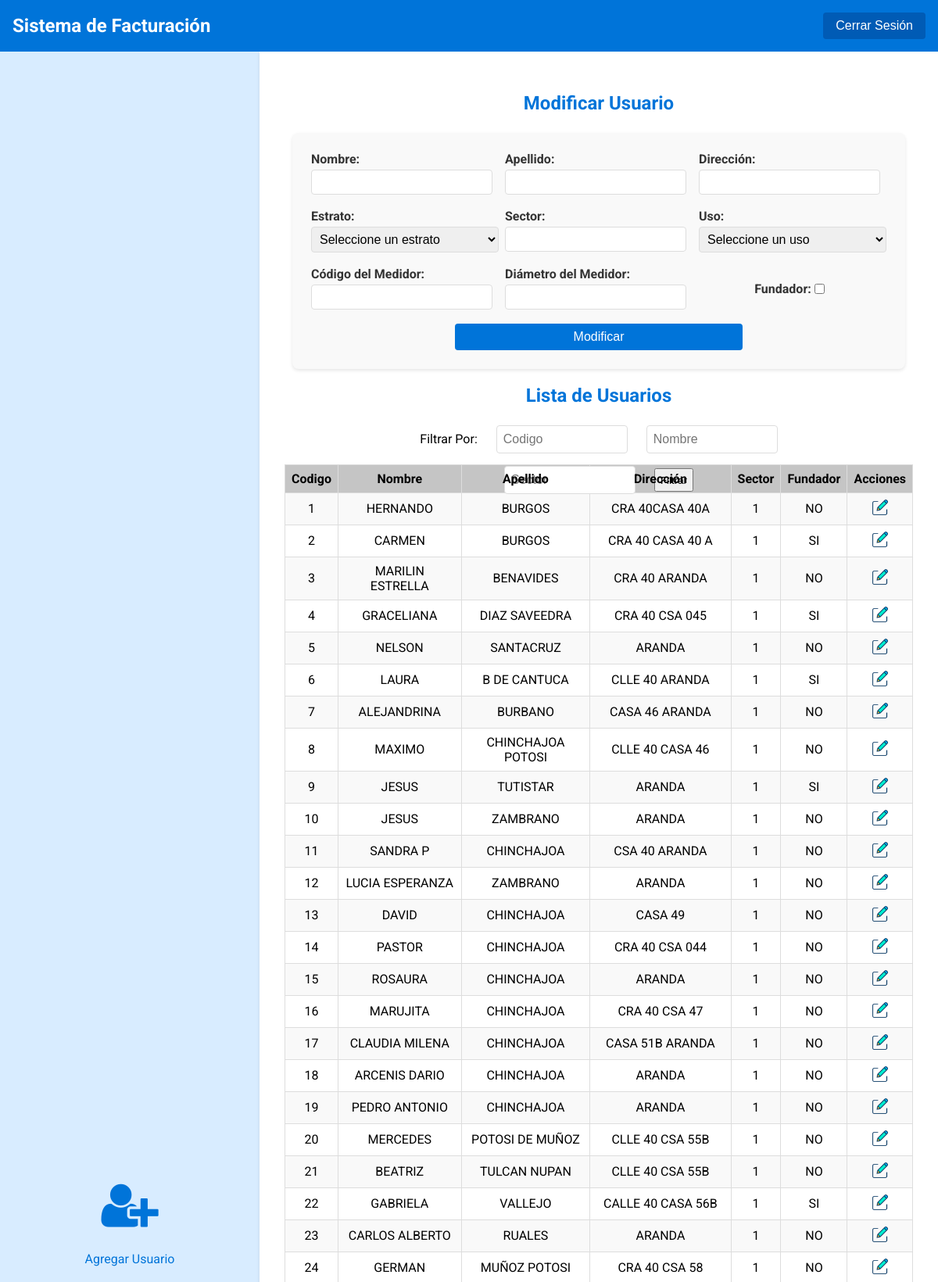
/modificar-usuario.php (upper part), run on the app's committed database.
### tables this page shows
CREATE TABLE `clientes` (
  `codigo` int(11) NOT NULL,
  `nombre` varchar(100) NOT NULL,
  `apellido` varchar(100) NOT NULL,
  `direccion` varchar(100) NOT NULL,
  `estrato` int(3) NOT NULL,
  `sector` varchar(20) NOT NULL,
  `uso` varchar(50) NOT NULL,
  `codigo_medidor` varchar(50) NOT NULL,
  `diametro_medidor` varchar(50) NOT NULL,
  `fundador` varchar(3) NOT NULL,
  `activo` varchar(3) NOT NULL
);

### modificar-usuario.php (the view, shortened to what this page needs)
<?php
$apellido = '';
$direccion = '';
$codigo_medidor = '';
$diametro_medidor = '';
$fundador = '';
require 'db.php';
$codigo = isset($_POST['codigo']) ? $_POST['codigo'] : '';
$nombre = isset($_POST['nombre']) ? $_POST['nombre'] : '';
$sector = isset($_POST['sector']) ? $_POST['sector'] : '';
$sql = "SELECT * FROM clientes WHERE (codigo LIKE :codigo) AND (nombre LIKE :nombre) AND (sector LIKE :sector)";
$stmt = $conn->prepare($sql);
$stmt->bindValue(':codigo', "%$codigo%", PDO::PARAM_STR);
$stmt->bindValue(':nombre', "%$nombre%", PDO::PARAM_STR);
$stmt->bindValue(':sector', "%$sector%", PDO::PARAM_STR);
$stmt->execute();
$result = $stmt->fetchAll(PDO::FETCH_ASSOC);
?>
<!DOCTYPE html>
<html lang="es">
<head>
    <link rel="stylesheet" href="https://cdnjs.cloudflare.com/ajax/libs/font-awesome/4.7.0/css/font-awesome.min.css">
    <link rel="stylesheet" href="modificar-usuario-styles.css">
</head>
<body>
    <div class="main-container">
        <nav class="navbar">
            <div class="navbar-brand">Sistema de Facturación</div>
            <div>
                <button class="logout-button">Cerrar Sesión</button>
            </div>
        </nav>
        <div class="content">
            <aside class="sidebar">
                <ul class="menu-list">
                    <li><a href="agregar-usuario.php"><i class="fa fa-user-plus" aria-hidden="true"></i><br> Agregar Usuario</a></li>
                </ul>
            </aside>
            <main class="main-content">
                <h2>Modificar Usuario</h2>
                <form class="form-modificar" method="POST" action="procesar_modificacion.php" onsubmit="return validarFormulario()">
                    <div class="form-row">
                        <div class="form-group">
                            <label for="nombre">Nombre:</label>
                            <input type="text" id="nombre" name="nombre" required value="<?php echo htmlspecialchars($nombre); ?>" maxlength="100">
                        </div>
                        <div class="form-group">
                            <label for="apellido">Apellido:</label>
                            <input type="text" id="apellido" name="apellido" required value="<?php echo htmlspecialchars($apellido); ?>" maxlength="100">
                        </div>
                        <div class="form-group">
                            <label for="direccion">Dirección:</label>
                            <input type="text" id="direccion" name="direccion" required value="<?php echo htmlspecialchars($direccion); ?>" maxlength="100">
                        </div>
                    </div>
                    <div class="form-row">
                        <div class="form-group">
                            <label for="estrato">Estrato:</label>
                            <select id="estrato" name="estrato" required >
                                <option value="" disabled selected>Seleccione un estrato</option>
                            </select>
                        </div>
                        <div class="form-group">
                            <label for="sector">Sector:</label>
                            <input type="text" id="sector" name="sector" required value="<?php echo htmlspecialchars($sector); ?>" maxlength="3">
                        </div>
                        <div class="form-group">
                            <label for="uso">Uso:</label>
                            <select id="uso" name="uso" required>
                                <option value="" disabled selected>Seleccione un uso</option>
                            </select>
                        </div>
                    </div>
                    <div class="form-row">
                        <div class="form-group">
                            <label for="codigo_medidor">Código del Medidor:</label>
                            <input type="text" id="codigo_medidor" name="codigo_medidor" required value="<?php echo htmlspecialchars($codigo_medidor); ?>"  maxlength="50">
                        </div>
                        <div class="form-group">
                            <label for="diametro_medidor">Diámetro del Medidor:</label>
                            <input type="text" id="diametro_medidor" name="diametro_medidor" required value="<?php echo htmlspecialchars($diametro_medidor); ?>" maxlength="50">
                        </div>
                        <div class="form-group checkbox-group center-row">
                            <label for="fundador">Fundador:</label>
                            <input type="checkbox" id="fundador" name="fundador" <?php echo $fundador === 'SI' ? 'checked' : ''; ?> >
                        </div>
                    </div>
                    <div class="btn-modificar">
                        <button type="submit">Modificar</button>
                    </div>
                </form>
                <div class="user-list">
                    <h2>Lista de Usuarios</h2>
                    <div class="filtro">
                        <form class="form-filtro" method="POST" action="modificar-usuario.php">
                            <label >Filtrar Por: </label>
                            <input type="text" id="codigo" name="codigo" placeholder="Codigo" value="<?php echo htmlspecialchars($codigo); ?>">
                            <input type="text" id="nombre" name="nombre" placeholder="Nombre" value="<?php echo htmlspecialchars($nombre); ?>">
                            <input type="text" id="sector" name="sector" placeholder="Sector"value="<?php echo htmlspecialchars($sector); ?>">
                            <button type="submit">Filtrar</button>
                        </form>
                    </div>
                    <table>
                    <tr>
                        <th>Codigo</th>
                        <th>Nombre</th>
                        <th>Apellido</th>
                        <th>Dirección</th>
                        <th>Sector</th>
                        <th>Fundador</th>
                        <th>Acciones</th>
                    </tr>
                    <?php
                    if (count($result) > 0) {
                        foreach ($result as $row) {
                            echo "<tr>
                            <td> ". $row["codigo"] ."</td>
                            <td> ". $row["nombre"] ."</td>
                            <td> ". $row["apellido"] ."</td>
                            <td> ". $row["direccion"] ."</td>
                            <td> ". $row["sector"] ."</td>
                            <td> ". $row["fundador"] ."</td>
                            <td>
                                <a href='modificar-usuario.php?modificar_id=" . $row["codigo"] . "'  onclick='return confirm(\"¿Estás seguro de que deseas modificar este registro?\")'>
                                <img class='img-modificar' src='./img/editar.png' alt='Eliminar'>
                                </a>
                            </td>
                          </tr>";
                        }
                    }
                    ?>
                </table>
                </div>
            </main>
        </div>
    </div>
</body>
</html>

### modificar-usuario-styles.css (style rules this page uses)
body { font-family: 'Roboto', sans-serif; background-color: #f0f4f8; margin: 0; display: flex; flex-direction: column; height: 100vh; }
.main-container { display: flex; flex-direction: column; height: 100%; }
.navbar { background-color: #0074D9; color: white; padding: 1rem; display: flex; justify-content: space-between; align-items: center; box-shadow: 0 4px 8px rgba(0, 0, 0, 0.1); }
.navbar-brand { font-size: 1.5rem; font-weight: bold; }
.logout-button { background-color: #005bb5; color: white; padding: 0.5rem 1rem; border: none; border-radius: 4px; cursor: pointer; font-size: 1rem; transition: background-color 0.3s ease, box-shadow 0.3s ease; }
.content { display: flex; flex: 1; overflow: hidden; }
.sidebar { width: 300px; background-color: #d8ecff; padding: 1rem; box-shadow: 2px 0 5px rgba(0, 0, 0, 0.1); display: flex; flex-direction: column; }
.menu-list { list-style: none; padding: 0; margin: 0; flex-grow: 1; display: flex; flex-direction: column; justify-content: space-between; }
.menu-list li { flex: 1; display: flex; flex-direction: column; align-items: center; justify-content: center; border-bottom: 1px solid #ffffff; padding: 1rem 0; }
.menu-list a { color: #0074D9; text-decoration: none; display: flex; flex-direction: column; align-items: center; justify-content: center; border-radius: 4px; transition: background-color 0.3s ease, box-shadow 0.3s ease; }
.menu-list a i { font-size: 4rem; margin-bottom: 0.5rem; }
.main-content { flex: 1; padding: 2rem; background-color: #fff; box-shadow: 0 2px 4px rgba(0, 0, 0, 0.1); overflow-y: auto; display: flex; flex-direction: column; }
h2 { text-align: center; color: #0074D9; margin-bottom: 1.5rem; }
.form-modificar { max-width: 1200px; margin: 0 10px; background-color: #f9f9f9; padding: 1.5rem; border-radius: 8px; box-shadow: 0 2px 4px rgba(0, 0, 0, 0.1); }
.btn-modificar { display: flex; justify-content: center; }
.form-row { display: flex; justify-content: space-between; margin-bottom: 0.75rem; }
.form-group { flex: 1; margin-right: 0.5rem; }
.form-group:last-child { margin-right: 0; }
.form-modificar label { display: block; margin-bottom: 0.25rem; font-weight: bold; color: #333; }
.form-modificar input[type="text"], .form-modificar input[type="checkbox"], .form-modificar select { width: calc(100% - 22px); padding: 0.375rem; margin-bottom: 0.375rem; border: 1px solid #ddd; border-radius: 4px; font-size: 1rem; }
.form-modificar input[type="checkbox"] { width: auto; margin-right: 0.5rem; }
.form-modificar select { width: 100%; }
.checkbox-group { display: flex; align-items: center; }
.center-row { justify-content: center; }
.form-modificar button { display: block; width: 50%; padding: 0.5rem; background-color: #0074D9; color: white; border: none; border-radius: 4px; font-size: 1rem; cursor: pointer; transition: background-color 0.3s ease, box-shadow 0.3s ease; }
.user-list input[type="text"] { width: 100%; padding: 0.5rem; margin-bottom: 1rem; border: 1px solid #ddd; border-radius: 4px; font-size: 1rem; }
.user-list table { width: 100%; border-collapse: collapse; }
.user-list table, .user-list th, .user-list td { border: 1px solid #ddd; }
.user-list th, .user-list td { padding: 0.5rem; text-align: center; }
.user-list th { background-color: #0000003a; color: rgb(0, 0, 0); }
.user-list tbody tr:nth-child(even) { background-color: #f9f9f9; }
.img-modificar { width: 20px; height: 20px; }
.filtro { text-align: center; margin: auto; margin-bottom: 12px; }
.form-filtro { display: block; justify-content: center; padding: 0px 80px; max-height: 30px; margin-bottom: 20px; }
.form-filtro input { max-width: 150px; max-height: 30px; margin: 0 10px; }
.form-filtro label { max-width: 150px; margin: 0 10px; max-height: 30px; text-align: justify; }
.form-filtro button { max-width: 200px; height: 30px; margin: 0 10px; }

### data on the page
clientes: codigo "1", nombre "HERNANDO", apellido "BURGOS", direccion "CRA 40CASA 40A", sector "1", fundador "NO"
clientes: codigo "2", nombre "CARMEN", apellido "BURGOS", direccion "CRA 40 CASA 40 A", sector "1", fundador "SI"
clientes: codigo "3", nombre "MARILIN ESTRELLA", apellido "BENAVIDES", direccion "CRA 40 ARANDA", sector "1", fundador "NO"
clientes: codigo "4", nombre "GRACELIANA", apellido "DIAZ SAVEEDRA", direccion "CRA 40 CSA 045", sector "1", fundador "SI"
clientes: codigo "5", nombre "NELSON", apellido "SANTACRUZ", direccion "ARANDA", sector "1", fundador "NO"
clientes: codigo "6", nombre "LAURA", apellido "B DE CANTUCA", direccion "CLLE 40 ARANDA", sector "1", fundador "SI"
clientes: codigo "7", nombre "ALEJANDRINA", apellido "BURBANO", direccion "CASA 46 ARANDA", sector "1", fundador "NO"
clientes: codigo "8", nombre "MAXIMO", apellido "CHINCHAJOA POTOSI", direccion "CLLE 40 CASA 46", sector "1", fundador "NO"
clientes: codigo "9", nombre "JESUS", apellido "TUTISTAR", direccion "ARANDA", sector "1", fundador "SI"
clientes: codigo "10", nombre "JESUS", apellido "ZAMBRANO", direccion "ARANDA", sector "1", fundador "NO"
clientes: codigo "11", nombre "SANDRA P", apellido "CHINCHAJOA", direccion "CSA 40 ARANDA", sector "1", fundador "NO"
clientes: codigo "12", nombre "LUCIA ESPERANZA", apellido "ZAMBRANO", direccion "ARANDA", sector "1", fundador "NO"
clientes: codigo "13", nombre "DAVID", apellido "CHINCHAJOA", direccion "CASA 49", sector "1", fundador "NO"
clientes: codigo "14", nombre "PASTOR", apellido "CHINCHAJOA", direccion "CRA 40 CSA 044", sector "1", fundador "NO"
clientes: codigo "15", nombre "ROSAURA", apellido "CHINCHAJOA", direccion "ARANDA", sector "1", fundador "NO"
clientes: codigo "16", nombre "MARUJITA", apellido "CHINCHAJOA", direccion "CRA 40 CSA 47", sector "1", fundador "NO"
clientes: codigo "17", nombre "CLAUDIA MILENA", apellido "CHINCHAJOA", direccion "CASA 51B ARANDA", sector "1", fundador "NO"
clientes: codigo "18", nombre "ARCENIS DARIO", apellido "CHINCHAJOA", direccion "ARANDA", sector "1", fundador "NO"
clientes: codigo "19", nombre "PEDRO ANTONIO", apellido "CHINCHAJOA", direccion "ARANDA", sector "1", fundador "NO"
clientes: codigo "20", nombre "MERCEDES", apellido "POTOSI DE MUÑOZ", direccion "CLLE 40 CSA 55B", sector "1", fundador "NO"
clientes: codigo "21", nombre "BEATRIZ", apellido "TULCAN NUPAN", direccion "CLLE 40 CSA 55B", sector "1", fundador "NO"
clientes: codigo "22", nombre "GABRIELA", apellido "VALLEJO", direccion "CALLE 40 CASA 56B", sector "1", fundador "SI"
clientes: codigo "23", nombre "CARLOS ALBERTO", apellido "RUALES", direccion "ARANDA", sector "1", fundador "NO"
clientes: codigo "24", nombre "GERMAN", apellido "MUÑOZ POTOSI", direccion "CRA 40 CSA 58", sector "1", fundador "NO"
